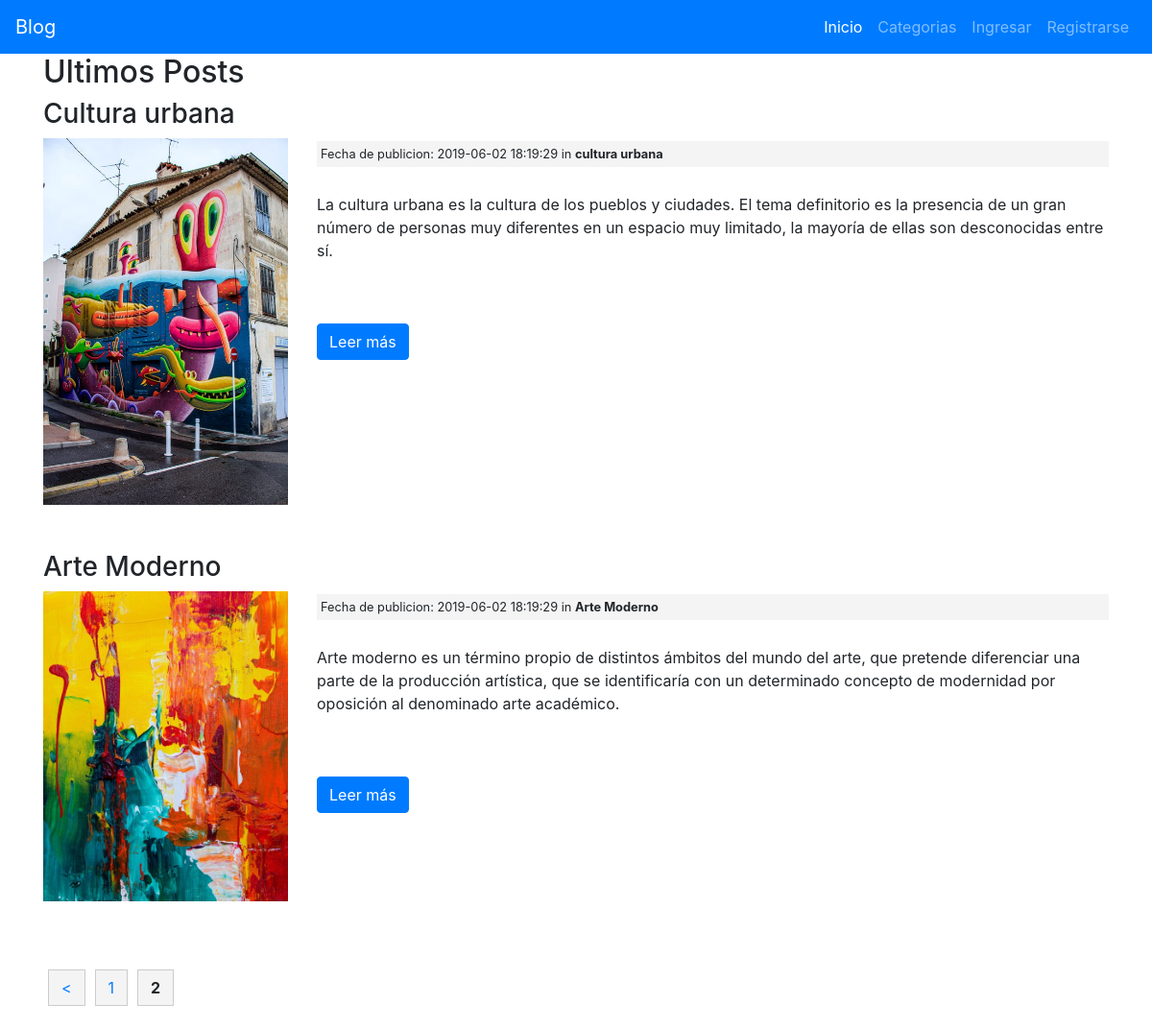
The page /posts/index/3 on the database its author committed.
### tables this page shows
CREATE TABLE `posts` (
  `id` int(11) NOT NULL,
  `category_id` int(11) NOT NULL,
  `user_id` int(11) NOT NULL,
  `title` varchar(255) NOT NULL,
  `slug` varchar(255) NOT NULL,
  `body` text NOT NULL,
  `post_image` varchar(255) NOT NULL,
  `created_at` timestamp NOT NULL DEFAULT '0000-00-00 00:00:00',
  `updated_at` timestamp NOT NULL DEFAULT '0000-00-00 00:00:00' ON UPDATE CURRENT_TIMESTAMP

);

CREATE TABLE `categories` (
  `id` int(11) NOT NULL,
  `user_id` int(11) NOT NULL,
  `name` varchar(255) NOT NULL,
  `created_at` timestamp NOT NULL DEFAULT '0000-00-00 00:00:00',
  `updated_at` timestamp NOT NULL DEFAULT '0000-00-00 00:00:00' ON UPDATE CURRENT_TIMESTAMP
);

### application/controllers/Posts.php (called while the page is built, shortened)
<?php
class Posts extends CI_Controller
{
	public function index($offset = 0)
	{
		$config['per_page'] = 3;
		$data['title'] = 'Ultimos Posts';
		$data['posts'] = $this->post_model->get_posts(FALSE, $config['per_page'], $offset);
		$this->load->view('templates/header');
		$this->load->view('posts/index', $data);
		$this->load->view('templates/footer');
	}
}

### index.php (called while the page is built, shortened)
<?php
require_once BASEPATH.'core/CodeIgniter.php';

### application/models/Post_model.php (called while the page is built, shortened)
<?php
class Post_model extends CI_Model
{
	public function get_posts($slug = FALSE, $limit = FALSE, $offset = FALSE)
	{
		if ($limit) {
			$this->db->limit($limit, $offset);
		}
		if ($slug === FALSE) {
			$this->db->order_by('posts.id', 'DESC');
			$this->db->join('categories', 'categories.id = posts.category_id');
			$query = $this->db->get('posts');
			return $query->result_array();
		}
		$query = $this->db->get_where('posts', array('slug' => $slug));
		return $query->row_array();
	}
}

### application/views/posts/index.php (the view)
<h2><?= $title ?></h2>
<?php foreach ($posts as $post) : ?>
	<h3><?php echo $post['title']; ?></h3>
	<div class="row">
		<div class="col-md-3 mb-5">
			<img class="post-thumb" src="<?php echo site_url(); ?>assets/images/posts/<?php echo $post['post_image']; ?>">
		</div>
		<div class="col-md-9">
			<small class="post-date">Fecha de publicion: <?php echo $post['created_at']; ?> in <strong><?php echo $post['name']; ?></strong></small><br>
			<?php echo word_limiter($post['body'], 60); ?>
			<br><br>
			<p><a class="btn btn-default btn-primary" href="<?php echo site_url('/posts/' . $post['slug']); ?>">Leer más</a></p>
		</div>
	</div>
<?php endforeach; ?>
<div class="pagination-links">
	<?php echo $this->pagination->create_links(); ?>
</div>

### assets/css/style.css (style rules this page uses)
.post-date { background: #f4f4f4; padding: 4px; margin: 3px 0; display: block; }
.post-thumb { width: 100%; }
.pagination-links { margin: 30px 0; }
.pagination-links strong { padding: 8px 13px; margin: 5px; background: #f4f4f4; border: 1px #ccc solid; }
a.pagination-link { padding: 8px 13px; margin: 5px; background: #f4f4f4; border: 1px #ccc solid; }

### rows shown on the page
posts: title "Cultura urbana", post_image (picture), category.created_at "2019-06-02 18:19:29", category.name "cultura urbana", body "La cultura urbana es la cultura de los pueblos y ciudades. El tema definitorio es la presencia de un gran número de personas muy diferentes en un espacio muy limitado, la mayoría de ellas son desconocidas entre sí."
posts: title "Arte Moderno", post_image (picture), category.created_at "2019-06-02 18:19:29", category.name "Arte Moderno", body "Arte moderno es un término propio de distintos ámbitos del mundo del arte, que pretende diferenciar una parte de la producción artística, que se identificaría con un determinado concepto de modernidad por oposición al denominado arte académico."

### other values the page prints
$title "Ultimos Posts"
$this->pagination->create_links() "< 1 2"
